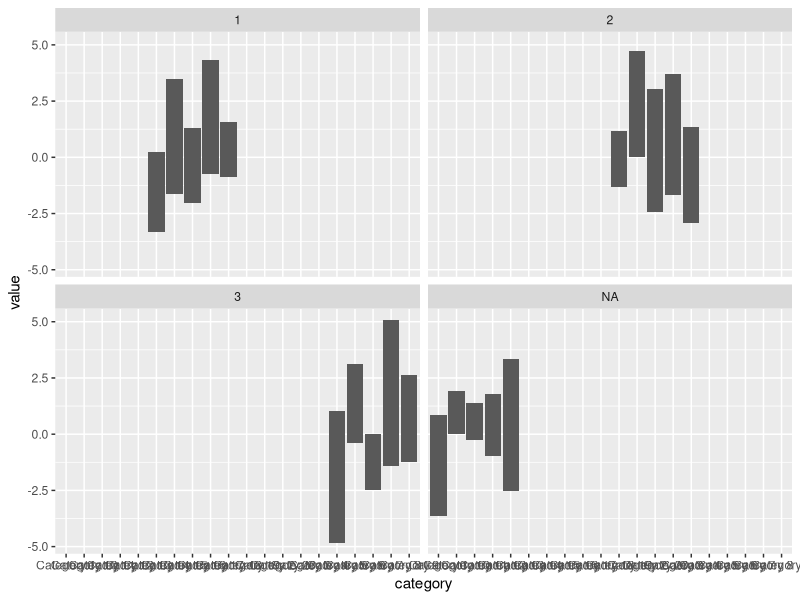

Here is the R script that generated this plot:
library(ggplot2)

# create sample data
df <- data.frame(category = rep(paste0("Category ", 1:20), each = 5),
                 value = rnorm(100))

# define the breakpoints
breakpoints <- c(5, 10, 15, 20)

# create a new column in the data frame to indicate which subplot each observation belongs to
df$subplot <- cut(as.numeric(factor(df$category)), breakpoints, labels = FALSE)

# create the bar chart with subplots
ggplot(df, aes(x = category, y = value)) +
  geom_bar(stat = "identity") +
  facet_wrap(~subplot, nrow = 2)


# create a sample data frame
df <- data.frame(values = c(1, 2, 3, 4, 5, 6, 7, 8, 9, 10))

# find the quarter point value using quantile()
quarter_point <- quantile(df$values, 0.25)

# print the quarter point value
quarter_point